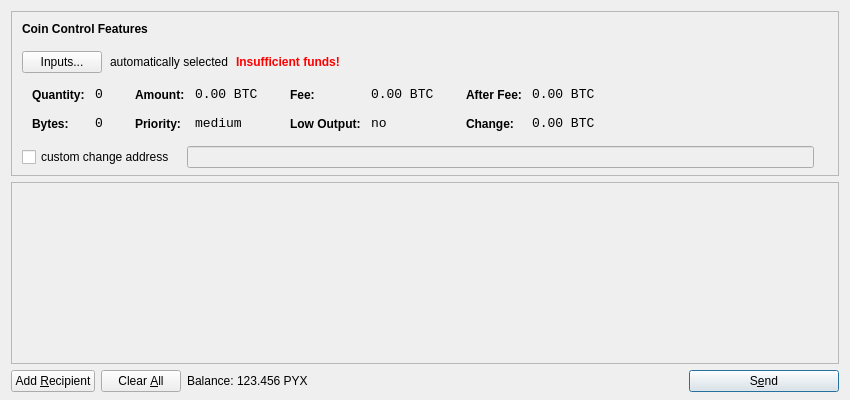
<?xml version="1.0" encoding="UTF-8"?>
<ui version="4.0">
 <class>SendCoinsDialog</class>
 <widget class="QDialog" name="SendCoinsDialog">
  <property name="geometry">
   <rect>
    <x>0</x>
    <y>0</y>
    <width>850</width>
    <height>400</height>
   </rect>
  </property>
  <property name="windowTitle">
   <string>Send Coins</string>
  </property>
  <layout class="QVBoxLayout" name="verticalLayout" stretch="0,1,0">
   <property name="bottomMargin">
    <number>8</number>
   </property>
   <item>
    <widget class="QFrame" name="frameCoinControl">
     <property name="sizePolicy">
      <sizepolicy hsizetype="Expanding" vsizetype="Expanding">
       <horstretch>0</horstretch>
       <verstretch>0</verstretch>
      </sizepolicy>
     </property>
     <property name="maximumSize">
      <size>
       <width>16777215</width>
       <height>16777215</height>
      </size>
     </property>
     <property name="frameShape">
      <enum>QFrame::StyledPanel</enum>
     </property>
     <property name="frameShadow">
      <enum>QFrame::Sunken</enum>
     </property>
     <layout class="QVBoxLayout" name="verticalLayoutCoinControl2">
      <property name="spacing">
       <number>-1</number>
      </property>
      <property name="leftMargin">
       <number>0</number>
      </property>
      <property name="topMargin">
       <number>0</number>
      </property>
      <property name="rightMargin">
       <number>0</number>
      </property>
      <property name="bottomMargin">
       <number>6</number>
      </property>
      <item>
       <layout class="QVBoxLayout" name="verticalLayoutCoinControl" stretch="0,0,0,0,1">
        <property name="spacing">
         <number>0</number>
        </property>
        <property name="leftMargin">
         <number>10</number>
        </property>
        <property name="topMargin">
         <number>10</number>
        </property>
        <item>
         <layout class="QHBoxLayout" name="horizontalLayoutCoinControl1">
          <property name="bottomMargin">
           <number>15</number>
          </property>
          <item>
           <widget class="QLabel" name="labelCoinControlFeatures">
            <property name="sizePolicy">
             <sizepolicy hsizetype="Preferred" vsizetype="Maximum">
              <horstretch>0</horstretch>
              <verstretch>0</verstretch>
             </sizepolicy>
            </property>
            <property name="font">
             <font>
              <weight>75</weight>
              <bold>true</bold>
             </font>
            </property>
            <property name="styleSheet">
             <string notr="true">font-weight:bold;</string>
            </property>
            <property name="text">
             <string>Coin Control Features</string>
            </property>
           </widget>
          </item>
         </layout>
        </item>
        <item>
         <layout class="QHBoxLayout" name="horizontalLayoutCoinControl2" stretch="0,0,0,0">
          <property name="spacing">
           <number>8</number>
          </property>
          <property name="bottomMargin">
           <number>10</number>
          </property>
          <item>
           <widget class="QPushButton" name="pushButtonCoinControl">
            <property name="styleSheet">
             <string notr="true"/>
            </property>
            <property name="text">
             <string>Inputs...</string>
            </property>
           </widget>
          </item>
          <item>
           <widget class="QLabel" name="labelCoinControlAutomaticallySelected">
            <property name="text">
             <string>automatically selected</string>
            </property>
            <property name="margin">
             <number>5</number>
            </property>
           </widget>
          </item>
          <item>
           <widget class="QLabel" name="labelCoinControlInsuffFunds">
            <property name="font">
             <font>
              <weight>75</weight>
              <bold>true</bold>
             </font>
            </property>
            <property name="styleSheet">
             <string notr="true">color:red;font-weight:bold;</string>
            </property>
            <property name="text">
             <string>Insufficient funds!</string>
            </property>
            <property name="margin">
             <number>5</number>
            </property>
           </widget>
          </item>
          <item>
           <spacer name="horizontalSpacerCoinControl">
            <property name="orientation">
             <enum>Qt::Horizontal</enum>
            </property>
            <property name="sizeHint" stdset="0">
             <size>
              <width>40</width>
              <height>1</height>
             </size>
            </property>
           </spacer>
          </item>
         </layout>
        </item>
        <item>
         <widget class="QWidget" name="widgetCoinControl" native="true">
          <property name="sizePolicy">
           <sizepolicy hsizetype="Preferred" vsizetype="Preferred">
            <horstretch>0</horstretch>
            <verstretch>0</verstretch>
           </sizepolicy>
          </property>
          <property name="minimumSize">
           <size>
            <width>0</width>
            <height>0</height>
           </size>
          </property>
          <property name="styleSheet">
           <string notr="true"/>
          </property>
          <layout class="QHBoxLayout" name="horizontalLayoutCoinControl5">
           <property name="margin">
            <number>0</number>
           </property>
           <item>
            <layout class="QHBoxLayout" name="horizontalLayoutCoinControl3" stretch="0,0,0,1">
             <property name="spacing">
              <number>20</number>
             </property>
             <property name="topMargin">
              <number>0</number>
             </property>
             <property name="bottomMargin">
              <number>10</number>
             </property>
             <item>
              <layout class="QFormLayout" name="formLayoutCoinControl1">
               <property name="horizontalSpacing">
                <number>10</number>
               </property>
               <property name="verticalSpacing">
                <number>14</number>
               </property>
               <property name="leftMargin">
                <number>10</number>
               </property>
               <property name="topMargin">
                <number>4</number>
               </property>
               <property name="rightMargin">
                <number>6</number>
               </property>
               <item row="0" column="0">
                <widget class="QLabel" name="labelCoinControlQuantityText">
                 <property name="styleSheet">
                  <string notr="true">font-weight:bold;</string>
                 </property>
                 <property name="text">
                  <string>Quantity:</string>
                 </property>
                 <property name="margin">
                  <number>0</number>
                 </property>
                </widget>
               </item>
               <item row="0" column="1">
                <widget class="QLabel" name="labelCoinControlQuantity">
                 <property name="font">
                  <font>
                   <family>Monospace</family>
                   <pointsize>10</pointsize>
                  </font>
                 </property>
                 <property name="cursor">
                  <cursorShape>IBeamCursor</cursorShape>
                 </property>
                 <property name="contextMenuPolicy">
                  <enum>Qt::ActionsContextMenu</enum>
                 </property>
                 <property name="text">
                  <string notr="true">0</string>
                 </property>
                 <property name="margin">
                  <number>0</number>
                 </property>
                 <property name="textInteractionFlags">
                  <set>Qt::LinksAccessibleByMouse|Qt::TextSelectableByKeyboard|Qt::TextSelectableByMouse</set>
                 </property>
                </widget>
               </item>
               <item row="1" column="0">
                <widget class="QLabel" name="labelCoinControlBytesText">
                 <property name="styleSheet">
                  <string notr="true">font-weight:bold;</string>
                 </property>
                 <property name="text">
                  <string>Bytes:</string>
                 </property>
                </widget>
               </item>
               <item row="1" column="1">
                <widget class="QLabel" name="labelCoinControlBytes">
                 <property name="font">
                  <font>
                   <family>Monospace</family>
                   <pointsize>10</pointsize>
                  </font>
                 </property>
                 <property name="cursor">
                  <cursorShape>IBeamCursor</cursorShape>
                 </property>
                 <property name="contextMenuPolicy">
                  <enum>Qt::ActionsContextMenu</enum>
                 </property>
                 <property name="text">
                  <string notr="true">0</string>
                 </property>
                 <property name="textInteractionFlags">
                  <set>Qt::LinksAccessibleByMouse|Qt::TextSelectableByKeyboard|Qt::TextSelectableByMouse</set>
                 </property>
                </widget>
               </item>
              </layout>
             </item>
             <item>
              <layout class="QFormLayout" name="formLayoutCoinControl2">
               <property name="horizontalSpacing">
                <number>10</number>
               </property>
               <property name="verticalSpacing">
                <number>14</number>
               </property>
               <property name="leftMargin">
                <number>6</number>
               </property>
               <property name="topMargin">
                <number>4</number>
               </property>
               <property name="rightMargin">
                <number>6</number>
               </property>
               <item row="0" column="0">
                <widget class="QLabel" name="labelCoinControlAmountText">
                 <property name="styleSheet">
                  <string notr="true">font-weight:bold;</string>
                 </property>
                 <property name="text">
                  <string>Amount:</string>
                 </property>
                 <property name="margin">
                  <number>0</number>
                 </property>
                </widget>
               </item>
               <item row="0" column="1">
                <widget class="QLabel" name="labelCoinControlAmount">
                 <property name="font">
                  <font>
                   <family>Monospace</family>
                   <pointsize>10</pointsize>
                  </font>
                 </property>
                 <property name="cursor">
                  <cursorShape>IBeamCursor</cursorShape>
                 </property>
                 <property name="contextMenuPolicy">
                  <enum>Qt::ActionsContextMenu</enum>
                 </property>
                 <property name="text">
                  <string notr="true">0.00 BTC</string>
                 </property>
                 <property name="textInteractionFlags">
                  <set>Qt::LinksAccessibleByMouse|Qt::TextSelectableByKeyboard|Qt::TextSelectableByMouse</set>
                 </property>
                </widget>
               </item>
               <item row="1" column="0">
                <widget class="QLabel" name="labelCoinControlPriorityText">
                 <property name="styleSheet">
                  <string notr="true">font-weight:bold;</string>
                 </property>
                 <property name="text">
                  <string>Priority:</string>
                 </property>
                </widget>
               </item>
               <item row="1" column="1">
                <widget class="QLabel" name="labelCoinControlPriority">
                 <property name="font">
                  <font>
                   <family>Monospace</family>
                   <pointsize>10</pointsize>
                  </font>
                 </property>
                 <property name="cursor">
                  <cursorShape>IBeamCursor</cursorShape>
                 </property>
                 <property name="contextMenuPolicy">
                  <enum>Qt::ActionsContextMenu</enum>
                 </property>
                 <property name="text">
                  <string>medium</string>
                 </property>
                 <property name="textInteractionFlags">
                  <set>Qt::LinksAccessibleByMouse|Qt::TextSelectableByKeyboard|Qt::TextSelectableByMouse</set>
                 </property>
                </widget>
               </item>
              </layout>
             </item>
             <item>
              <layout class="QFormLayout" name="formLayoutCoinControl3">
               <property name="horizontalSpacing">
                <number>10</number>
               </property>
               <property name="verticalSpacing">
                <number>14</number>
               </property>
               <property name="leftMargin">
                <number>6</number>
               </property>
               <property name="topMargin">
                <number>4</number>
               </property>
               <property name="rightMargin">
                <number>6</number>
               </property>
               <item row="0" column="0">
                <widget class="QLabel" name="labelCoinControlFeeText">
                 <property name="styleSheet">
                  <string notr="true">font-weight:bold;</string>
                 </property>
                 <property name="text">
                  <string>Fee:</string>
                 </property>
                 <property name="margin">
                  <number>0</number>
                 </property>
                </widget>
               </item>
               <item row="0" column="1">
                <widget class="QLabel" name="labelCoinControlFee">
                 <property name="font">
                  <font>
                   <family>Monospace</family>
                   <pointsize>10</pointsize>
                  </font>
                 </property>
                 <property name="cursor">
                  <cursorShape>IBeamCursor</cursorShape>
                 </property>
                 <property name="contextMenuPolicy">
                  <enum>Qt::ActionsContextMenu</enum>
                 </property>
                 <property name="text">
                  <string notr="true">0.00 BTC</string>
                 </property>
                 <property name="textInteractionFlags">
                  <set>Qt::LinksAccessibleByMouse|Qt::TextSelectableByKeyboard|Qt::TextSelectableByMouse</set>
                 </property>
                </widget>
               </item>
               <item row="1" column="0">
                <widget class="QLabel" name="labelCoinControlLowOutputText">
                 <property name="styleSheet">
                  <string notr="true">font-weight:bold;</string>
                 </property>
                 <property name="text">
                  <string>Low Output:</string>
                 </property>
                </widget>
               </item>
               <item row="1" column="1">
                <widget class="QLabel" name="labelCoinControlLowOutput">
                 <property name="font">
                  <font>
                   <family>Monospace</family>
                   <pointsize>10</pointsize>
                  </font>
                 </property>
                 <property name="cursor">
                  <cursorShape>IBeamCursor</cursorShape>
                 </property>
                 <property name="contextMenuPolicy">
                  <enum>Qt::ActionsContextMenu</enum>
                 </property>
                 <property name="text">
                  <string>no</string>
                 </property>
                 <property name="textInteractionFlags">
                  <set>Qt::LinksAccessibleByMouse|Qt::TextSelectableByKeyboard|Qt::TextSelectableByMouse</set>
                 </property>
                </widget>
               </item>
              </layout>
             </item>
             <item>
              <layout class="QFormLayout" name="formLayoutCoinControl4">
               <property name="horizontalSpacing">
                <number>10</number>
               </property>
               <property name="verticalSpacing">
                <number>14</number>
               </property>
               <property name="leftMargin">
                <number>6</number>
               </property>
               <property name="topMargin">
                <number>4</number>
               </property>
               <property name="rightMargin">
                <number>6</number>
               </property>
               <item row="0" column="0">
                <widget class="QLabel" name="labelCoinControlAfterFeeText">
                 <property name="styleSheet">
                  <string notr="true">font-weight:bold;</string>
                 </property>
                 <property name="text">
                  <string>After Fee:</string>
                 </property>
                 <property name="margin">
                  <number>0</number>
                 </property>
                </widget>
               </item>
               <item row="0" column="1">
                <widget class="QLabel" name="labelCoinControlAfterFee">
                 <property name="font">
                  <font>
                   <family>Monospace</family>
                   <pointsize>10</pointsize>
                  </font>
                 </property>
                 <property name="cursor">
                  <cursorShape>IBeamCursor</cursorShape>
                 </property>
                 <property name="contextMenuPolicy">
                  <enum>Qt::ActionsContextMenu</enum>
                 </property>
                 <property name="text">
                  <string notr="true">0.00 BTC</string>
                 </property>
                 <property name="textInteractionFlags">
                  <set>Qt::LinksAccessibleByMouse|Qt::TextSelectableByKeyboard|Qt::TextSelectableByMouse</set>
                 </property>
                </widget>
               </item>
               <item row="1" column="0">
                <widget class="QLabel" name="labelCoinControlChangeText">
                 <property name="styleSheet">
                  <string notr="true">font-weight:bold;</string>
                 </property>
                 <property name="text">
                  <string>Change:</string>
                 </property>
                </widget>
               </item>
               <item row="1" column="1">
                <widget class="QLabel" name="labelCoinControlChange">
                 <property name="font">
                  <font>
                   <family>Monospace</family>
                   <pointsize>10</pointsize>
                  </font>
                 </property>
                 <property name="cursor">
                  <cursorShape>IBeamCursor</cursorShape>
                 </property>
                 <property name="contextMenuPolicy">
                  <enum>Qt::ActionsContextMenu</enum>
                 </property>
                 <property name="text">
                  <string notr="true">0.00 BTC</string>
                 </property>
                 <property name="textInteractionFlags">
                  <set>Qt::LinksAccessibleByMouse|Qt::TextSelectableByKeyboard|Qt::TextSelectableByMouse</set>
                 </property>
                </widget>
               </item>
              </layout>
             </item>
            </layout>
           </item>
          </layout>
         </widget>
        </item>
        <item>
         <layout class="QHBoxLayout" name="horizontalLayoutCoinControl4" stretch="0,0,0">
          <property name="spacing">
           <number>12</number>
          </property>
          <property name="sizeConstraint">
           <enum>QLayout::SetDefaultConstraint</enum>
          </property>
          <property name="topMargin">
           <number>5</number>
          </property>
          <property name="rightMargin">
           <number>5</number>
          </property>
          <item>
           <widget class="QCheckBox" name="checkBoxCoinControlChange">
            <property name="text">
             <string>custom change address</string>
            </property>
           </widget>
          </item>
          <item>
           <widget class="QLineEdit" name="lineEditCoinControlChange">
            <property name="enabled">
             <bool>false</bool>
            </property>
            <property name="sizePolicy">
             <sizepolicy hsizetype="Expanding" vsizetype="Fixed">
              <horstretch>0</horstretch>
              <verstretch>0</verstretch>
             </sizepolicy>
            </property>
           </widget>
          </item>
          <item>
           <widget class="QLabel" name="labelCoinControlChangeLabel">
            <property name="sizePolicy">
             <sizepolicy hsizetype="Preferred" vsizetype="Expanding">
              <horstretch>0</horstretch>
              <verstretch>0</verstretch>
             </sizepolicy>
            </property>
            <property name="minimumSize">
             <size>
              <width>0</width>
              <height>0</height>
             </size>
            </property>
            <property name="text">
             <string/>
            </property>
            <property name="margin">
             <number>3</number>
            </property>
           </widget>
          </item>
         </layout>
        </item>
        <item>
         <spacer name="verticalSpacerCoinControl">
          <property name="orientation">
           <enum>Qt::Vertical</enum>
          </property>
          <property name="sizeHint" stdset="0">
           <size>
            <width>800</width>
            <height>1</height>
           </size>
          </property>
         </spacer>
        </item>
       </layout>
      </item>
     </layout>
    </widget>
   </item>
   <item>
    <widget class="QScrollArea" name="scrollArea">
     <property name="widgetResizable">
      <bool>true</bool>
     </property>
     <widget class="QWidget" name="scrollAreaWidgetContents">
      <property name="geometry">
       <rect>
        <x>0</x>
        <y>0</y>
        <width>830</width>
        <height>165</height>
       </rect>
      </property>
      <layout class="QVBoxLayout" name="verticalLayout_2">
       <property name="margin">
        <number>0</number>
       </property>
       <item>
        <layout class="QVBoxLayout" name="entries">
         <property name="spacing">
          <number>6</number>
         </property>
        </layout>
       </item>
       <item>
        <spacer name="verticalSpacer">
         <property name="orientation">
          <enum>Qt::Vertical</enum>
         </property>
         <property name="sizeHint" stdset="0">
          <size>
           <width>20</width>
           <height>40</height>
          </size>
         </property>
        </spacer>
       </item>
      </layout>
     </widget>
    </widget>
   </item>
   <item>
    <layout class="QHBoxLayout" name="horizontalLayout">
     <item>
      <widget class="QPushButton" name="addButton">
       <property name="toolTip">
        <string>Send to multiple recipients at once</string>
       </property>
       <property name="text">
        <string>Add &amp;Recipient</string>
       </property>
       <property name="icon">
        <iconset resource="../bitcoin.qrc">
         <normaloff>:/icons/add</normaloff>:/icons/add</iconset>
       </property>
       <property name="autoDefault">
        <bool>false</bool>
       </property>
      </widget>
     </item>
     <item>
      <widget class="QPushButton" name="clearButton">
       <property name="sizePolicy">
        <sizepolicy hsizetype="Minimum" vsizetype="Fixed">
         <horstretch>0</horstretch>
         <verstretch>0</verstretch>
        </sizepolicy>
       </property>
       <property name="toolTip">
        <string>Remove all transaction fields</string>
       </property>
       <property name="text">
        <string>Clear &amp;All</string>
       </property>
       <property name="icon">
        <iconset resource="../bitcoin.qrc">
         <normaloff>:/icons/remove</normaloff>:/icons/remove</iconset>
       </property>
       <property name="autoRepeatDelay">
        <number>300</number>
       </property>
       <property name="autoDefault">
        <bool>false</bool>
       </property>
      </widget>
     </item>
     <item>
      <layout class="QHBoxLayout" name="horizontalLayout_2">
       <property name="spacing">
        <number>3</number>
       </property>
       <item>
        <widget class="QLabel" name="label">
         <property name="text">
          <string>Balance:</string>
         </property>
        </widget>
       </item>
       <item>
        <widget class="QLabel" name="labelBalance">
         <property name="cursor">
          <cursorShape>IBeamCursor</cursorShape>
         </property>
         <property name="text">
          <string>123.456 PYX</string>
         </property>
         <property name="textInteractionFlags">
          <set>Qt::LinksAccessibleByMouse|Qt::TextSelectableByKeyboard|Qt::TextSelectableByMouse</set>
         </property>
        </widget>
       </item>
      </layout>
     </item>
     <item>
      <spacer name="horizontalSpacer">
       <property name="orientation">
        <enum>Qt::Horizontal</enum>
       </property>
       <property name="sizeHint" stdset="0">
        <size>
         <width>40</width>
         <height>20</height>
        </size>
       </property>
      </spacer>
     </item>
     <item>
      <widget class="QPushButton" name="sendButton">
       <property name="minimumSize">
        <size>
         <width>150</width>
         <height>0</height>
        </size>
       </property>
       <property name="toolTip">
        <string>Confirm the send action</string>
       </property>
       <property name="text">
        <string>S&amp;end</string>
       </property>
       <property name="icon">
        <iconset resource="../bitcoin.qrc">
         <normaloff>:/icons/send</normaloff>:/icons/send</iconset>
       </property>
       <property name="default">
        <bool>true</bool>
       </property>
      </widget>
     </item>
    </layout>
   </item>
  </layout>
 </widget>
 <resources>
  <include location="../bitcoin.qrc"/>
 </resources>
 <connections/>
</ui>
